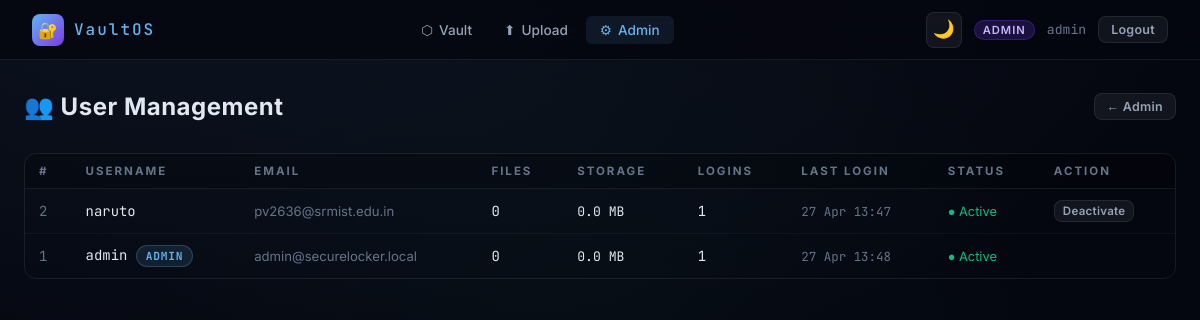
Page /admin/users (signed in) on the committed database.
### app/models.py (models this page shows, shortened)
class User(UserMixin, db.Model):
    __tablename__ = 'users'
    id            = db.Column(db.Integer, primary_key=True)
    username      = db.Column(db.String(80),  unique=True, nullable=False)
    email         = db.Column(db.String(120), unique=True, nullable=False)
    password_hash = db.Column(db.String(256), nullable=False)
    is_admin      = db.Column(db.Boolean, default=False)
    is_active_acc = db.Column(db.Boolean, default=True)
    created_at    = db.Column(db.DateTime, default=datetime.now)
    last_login    = db.Column(db.DateTime)
    login_count   = db.Column(db.Integer, default=0)
    failed_logins = db.Column(db.Integer, default=0)
    storage_used  = db.Column(db.BigInteger, default=0)   # bytes
    storage_quota = db.Column(db.BigInteger, default=500 * 1024 * 1024)  # 500 MB
    email_verify_code    = db.Column(db.String(6), nullable=True)
    email_verify_expires = db.Column(db.DateTime, nullable=True)
    files     = db.relationship('LockedFile', backref='owner', lazy=True, cascade='all, delete-orphan', foreign_keys='LockedFile.user_id')
    audit_logs = db.relationship('AuditLog', backref='user', lazy=True, cascade='all, delete-orphan')

### app/admin.py (the view)
@admin.route('/users')
@login_required
@admin_required
def users():
    all_users = User.query.order_by(User.created_at.desc()).all()
    return render_template('admin/users.html', users=all_users)

### app/admin.py (called while the page is built)
def admin_required(f):
    from functools import wraps
    @wraps(f)
    def decorated(*args, **kwargs):
        if not current_user.is_authenticated or not current_user.is_admin:
            abort(403)
        return f(*args, **kwargs)
    return decorated

### app/models.py (called while the page is built)
@login_manager.user_loader
def load_user(user_id):
    return User.query.get(int(user_id))

### templates/admin/users.html (shortened to what this page needs)
{% extends "base.html" %}
{% block content %}
<div class="page-header">
  <div class="page-title">👥 User Management</div>
  <a href="{{ url_for('admin.dashboard') }}" class="btn btn-ghost btn-sm">← Admin</a>
</div>
<div class="table-wrap">
<table>
  <thead><tr><th>#</th><th>Username</th><th>Email</th><th>Files</th><th>Storage</th><th>Logins</th><th>Last Login</th><th>Status</th><th>Action</th></tr></thead>
  <tbody>
  {% for u in users %}
  <tr>
    <td style="color:var(--muted);font-family:var(--mono)">{{ u.id }}</td>
    <td style="font-family:var(--mono)">{{ u.username }}{% if u.is_admin %} <span class="badge badge-enc">ADMIN</span>{% endif %}</td>
    <td style="color:var(--muted);font-size:.82rem">{{ u.email }}</td>
    <td style="font-family:var(--mono)">{{ u.files|length }}</td>
    <td style="font-family:var(--mono);font-size:.82rem">{{ '%.1f'|format(u.storage_used/1024/1024) }} MB</td>
    <td style="font-family:var(--mono)">{{ u.login_count }}</td>
    <td style="font-family:var(--mono);font-size:.78rem;color:var(--muted)">{{ u.last_login.strftime('%d %b %H:%M') if u.last_login else '—' }}</td>
    <td>
      {% if u.is_active_acc %}<span style="color:var(--accent3);font-size:.8rem">● Active</span>
      {% else %}<span style="color:var(--danger);font-size:.8rem">● Locked</span>{% endif %}
    </td>
    <td>
      {% if not u.is_admin %}
      <form method="POST" action="{{ url_for('admin.toggle_user', user_id=u.id) }}">
        <button type="submit" class="btn btn-ghost btn-xs">
          {{ 'Deactivate' if u.is_active_acc else 'Activate' }}
        </button>
      </form>
      {% endif %}
    </td>
  </tr>
  {% endfor %}
  </tbody>
</table>
</div>
{% endblock %}

### templates/base.html (shortened to what this page needs)
<!DOCTYPE html>
<html lang="en" data-theme="dark">
<head>
</head>
<body>
<nav>
  <a class="brand" href="{{ url_for('locker.dashboard') if current_user.is_authenticated else url_for('auth.login') }}">
    <div class="brand-icon">🔐</div>
    <span class="brand-name">VaultOS</span>
  </a>
  {% if current_user.is_authenticated %}
  <div class="nav-center">
    <a class="nav-link {% if request.endpoint=='locker.dashboard' %}active{% endif %}" href="{{ url_for('locker.dashboard') }}">
      <span>⬡</span> Vault
    </a>
    <a class="nav-link {% if request.endpoint=='locker.upload' %}active{% endif %}" href="{{ url_for('locker.upload') }}">
      <span>⬆</span> Upload
    </a>
    {% if current_user.is_admin %}
    <a class="nav-link {% if 'admin' in (request.endpoint or '') %}active{% endif %}" href="{{ url_for('admin.dashboard') }}">
      <span>⚙</span> Admin
    </a>
    {% endif %}
  </div>
  <div class="nav-right">
    <button class="theme-toggle" id="theme-toggle" title="Toggle theme">🌙</button>
    {% if current_user.is_admin %}<span class="nav-badge">ADMIN</span>{% endif %}
    <span class="nav-user">{{ current_user.username }}</span>
    <a href="{{ url_for('auth.logout') }}" class="btn btn-ghost btn-sm">Logout</a>
  </div>
  {% else %}
  <div class="nav-right">
    <button class="theme-toggle" id="theme-toggle" title="Toggle theme">🌙</button>
    <a href="{{ url_for('auth.login') }}" class="btn btn-ghost btn-sm">Login</a>
    <a href="{{ url_for('auth.register') }}" class="btn btn-primary btn-sm">Register</a>
  </div>
  {% endif %}
</nav>
<main>
  {% block content %}{% endblock %}
</main>
</body>
</html>

### templates/base.html (style rules this page uses)
:root,[data-theme="dark"] { --bg:#050710;--surface:rgba(255,255,255,0.04);--glass:rgba(255,255,255,0.06); --border:rgba(255,255,255,0.08);--border2:rgba(99,179,237,0.25); --accent:#63b3ed;--accent2:#7c3aed;--accent3:#10b981; --danger:#f87171;--warn:#fbbf24;--muted:#64748b;--text:#e2e8f0;--text2:#94a3b8; --font:'Inter',sans-serif;--mono:'JetBrains Mono',monospace; --radius:12px;--radius-sm:8px; --glow-blue:0 0 30px rgba(99,179,237,0.15); --glow-purple:0 0 30px rgba(124,58,237,0.15); --nav-bg:rgba(5,7,16,0.85);--input-bg:rgba(0,0,0,0.3);--input-focus:rgba(0,0,0,0.4); --table-head:rgba(0,0,0,0.2);--row-hover:rgba(99,179,237,0.03); --card-hover-border:rgba(99,179,237,0.2);--divider:rgba(255,255,255,0.04); }
*,*::before,*::after { box-sizing:border-box;margin:0;padding:0 }
html { scroll-behavior:smooth }
body { background:var(--bg);color:var(--text);font-family:var(--font);min-height:100vh; background-image: radial-gradient(ellipse 80% 50% at 20% 0%,rgba(99,179,237,0.07),transparent), radial-gradient(ellipse 60% 40% at 80% 100%,rgba(124,58,237,0.07),transparent), radial-gradient(ellipse 40% 60% at 50% 50%,rgba(16,185,129,0.03),transparent); background-attachment:fixed;transition:background 0.3s,color 0.3s; }
nav { background:var(--nav-bg);backdrop-filter:blur(20px);-webkit-backdrop-filter:blur(20px); border-bottom:1px solid var(--border);height:60px; display:flex;align-items:center;justify-content:space-between; padding:0 2rem;position:sticky;top:0;z-index:200; }
.brand { display:flex;align-items:center;gap:10px;text-decoration:none }
.brand-icon { width:32px;height:32px;background:linear-gradient(135deg,var(--accent),var(--accent2)); border-radius:8px;display:flex;align-items:center;justify-content:center;font-size:16px }
.brand-name { font-family:var(--mono);font-size:1rem;color:var(--accent);letter-spacing:2px;font-weight:500 }
.nav-center { display:flex;gap:4px }
.nav-link { color:var(--text2);text-decoration:none;font-size:0.85rem;font-weight:500; padding:6px 14px;border-radius:6px;transition:all 0.2s;display:flex;align-items:center;gap:6px }
.nav-link.active { color:var(--accent);background:rgba(99,179,237,0.1) }
.nav-right { display:flex;align-items:center;gap:12px }
.nav-user { font-size:0.82rem;color:var(--muted);font-family:var(--mono) }
.nav-badge { background:rgba(124,58,237,0.2);color:#c4b5fd;border:1px solid rgba(124,58,237,0.3); font-size:0.7rem;padding:2px 8px;border-radius:20px;font-weight:600;letter-spacing:1px }
.theme-toggle { background:var(--glass);border:1px solid var(--border);border-radius:8px; width:36px;height:36px;display:flex;align-items:center;justify-content:center; cursor:pointer;font-size:1.1rem;transition:all 0.2s;color:var(--text2) }
main { max-width:1200px;margin:0 auto;padding:2rem 1.5rem }
.page-header { display:flex;align-items:center;justify-content:space-between;margin-bottom:2rem;flex-wrap:wrap;gap:1rem }
.page-title { font-size:1.5rem;font-weight:700;letter-spacing:0.5px }
.btn { display:inline-flex;align-items:center;gap:6px;padding:9px 18px;border-radius:var(--radius-sm); font-family:var(--font);font-size:0.84rem;font-weight:600;letter-spacing:0.3px; border:none;cursor:pointer;text-decoration:none;transition:all 0.2s;white-space:nowrap }
.btn-ghost { background:var(--glass);color:var(--text2);border:1px solid var(--border) }
.btn-sm { padding:5px 12px;font-size:0.78rem }
.btn-xs { padding:3px 8px;font-size:0.72rem }
.badge { display:inline-flex;align-items:center;gap:3px;padding:3px 9px;border-radius:20px; font-size:0.7rem;font-weight:700;letter-spacing:0.8px;text-transform:uppercase }
.badge-enc { background:rgba(99,179,237,0.12);color:var(--accent);border:1px solid rgba(99,179,237,0.25) }
.table-wrap { border-radius:var(--radius);overflow:hidden;border:1px solid var(--border) }
table { width:100%;border-collapse:collapse }
th { text-align:left;font-size:0.72rem;letter-spacing:2px;text-transform:uppercase; color:var(--muted);padding:10px 14px;border-bottom:1px solid var(--border); background:var(--table-head);white-space:nowrap }
td { padding:11px 14px;border-bottom:1px solid var(--divider);font-size:0.87rem;vertical-align:middle }
tr:last-child td { border-bottom:none }

### rows in the picture
User: username "admin", id "1", is_admin "ADMIN", email "admin@securelocker.local", files|length "0", u.storage_used/1024/1024 "0.0", login_count "1", last_login "27 Apr 13:48", is_active_acc "● Active"
User: id "2", username "naruto", email "pv2636@srmist.edu.in", files|length "0", u.storage_used/1024/1024 "0.0", login_count "1", last_login "27 Apr 13:47", shows "● Active", is_active_acc "Deactivate"
